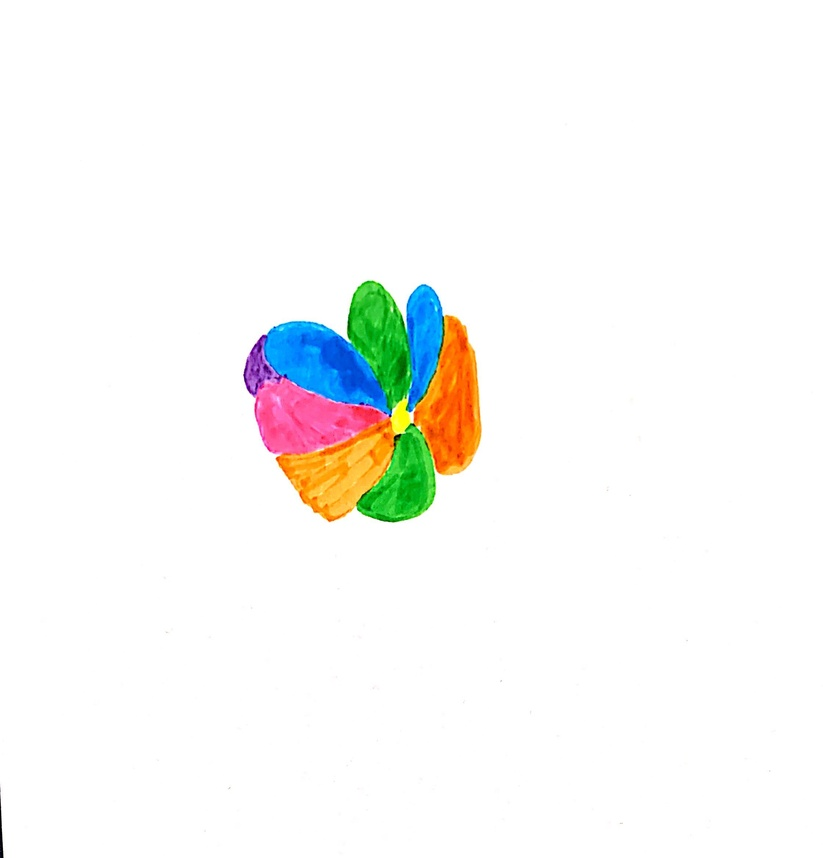
#> input picture Image Segmentation Research/Petal_Practice.jpg, 823 x 858 px, shrunk from 2240 x 2336 before the run
$ python 'Working Petal Practice Detection.py'
#> lines starting #> are read from the running program, lines starting #| are printed output that depends on the picture; after the words box and inside, x2 and y2 are one past the last pixel; in counts of white or black regions, pixels touching at a corner belong together
import cv2
import numpy as np
from matplotlib import pyplot as plt

img = cv2.imread('Petal_Practice.jpg',0)
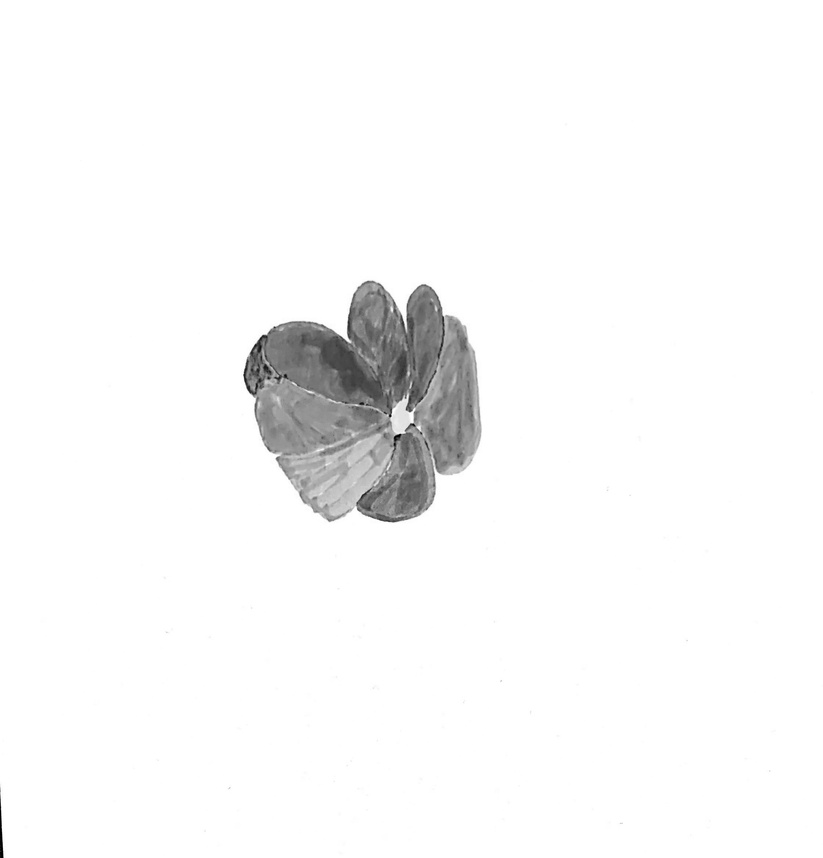
#> img: shape (858, 823); min 0, max 255, mean 247.9
edges = cv2.Canny(img,50,100)#, L2gradient = True)
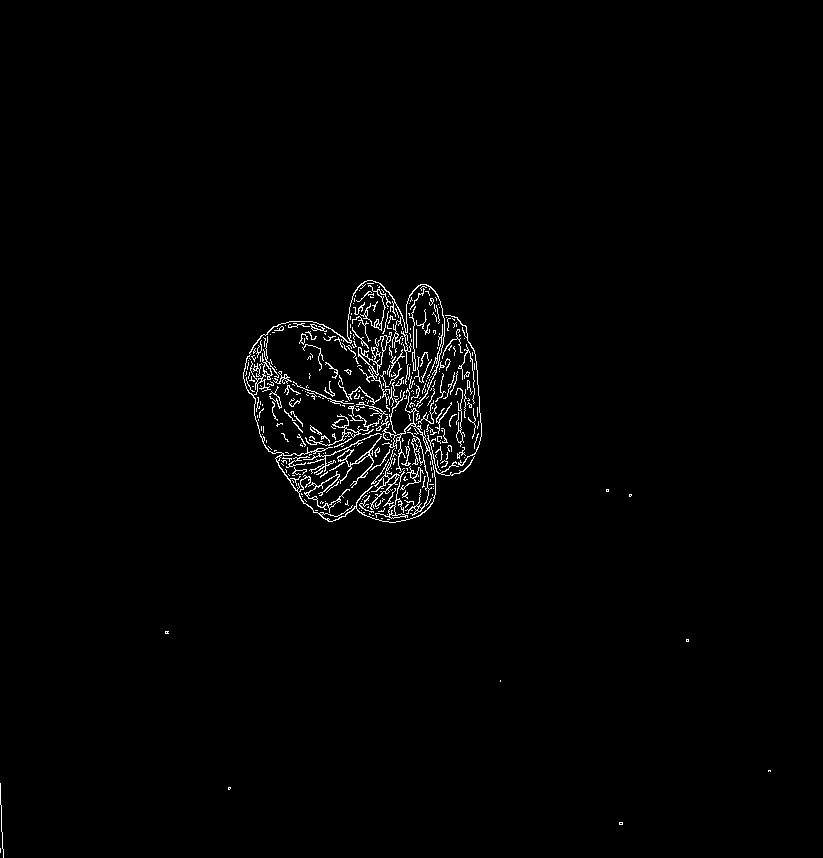
#> edges: shape (858, 823); 1.3% white in thin lines or dots, all inside (x1, y1, x2, y2) = (0, 280, 771, 858)

#plt.subplot(121),plt.imshow(img,cmap = 'gray')
#plt.title('Original Image'), plt.xticks([]), plt.yticks([])
plt.subplot(122),plt.imshow(edges,cmap = 'gray')
plt.title('Edge Image'), plt.xticks([]), plt.yticks([])

plt.show()
